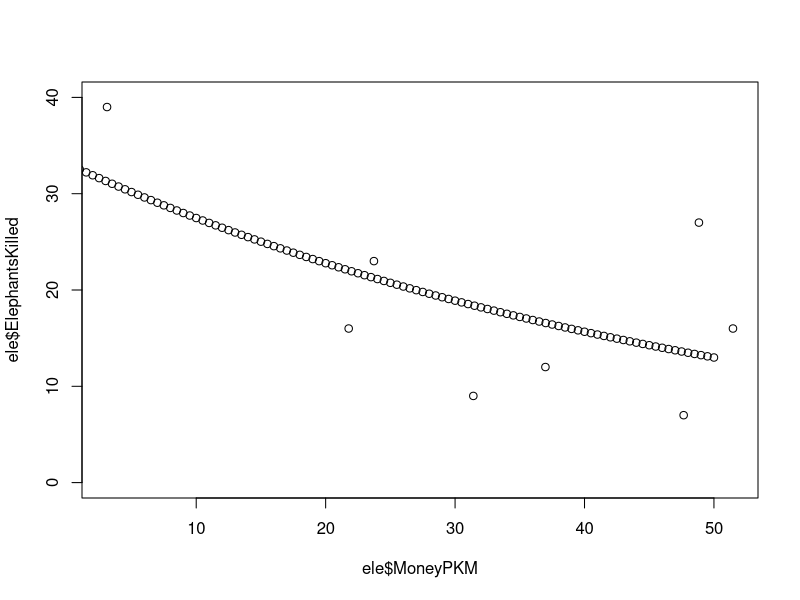
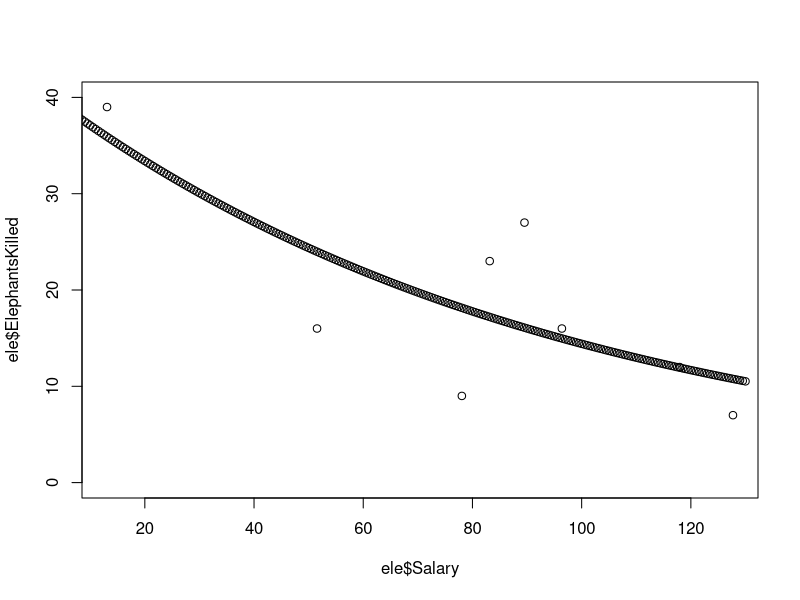
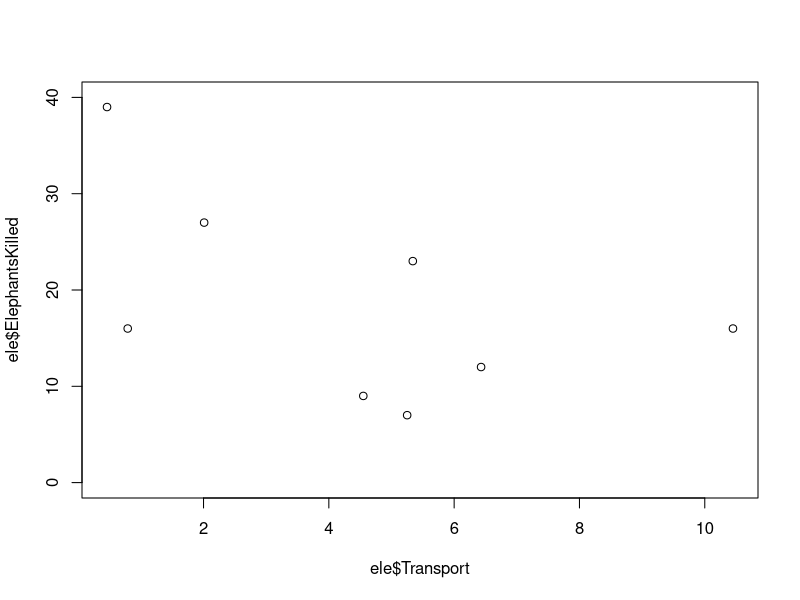
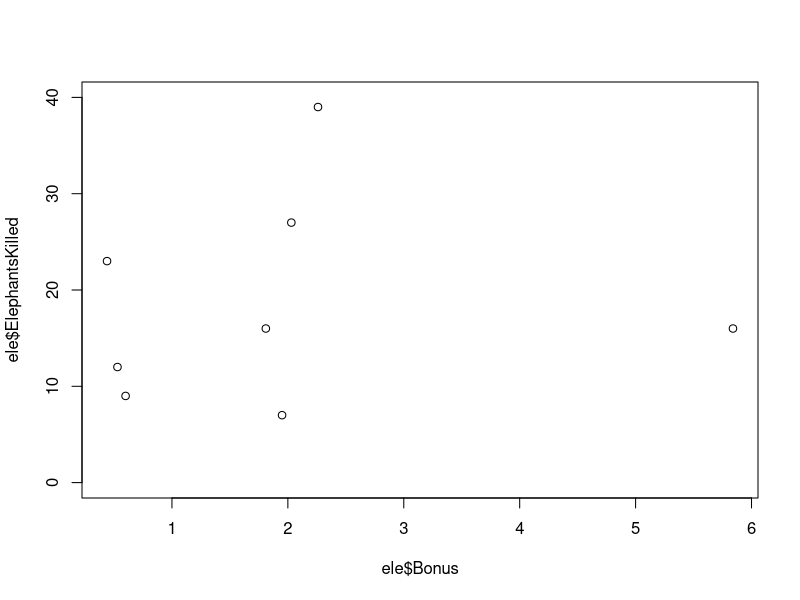
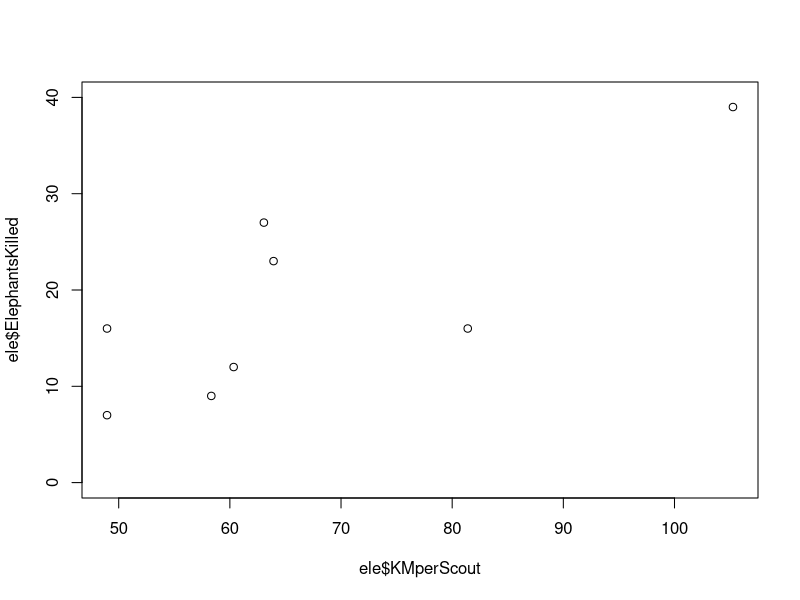
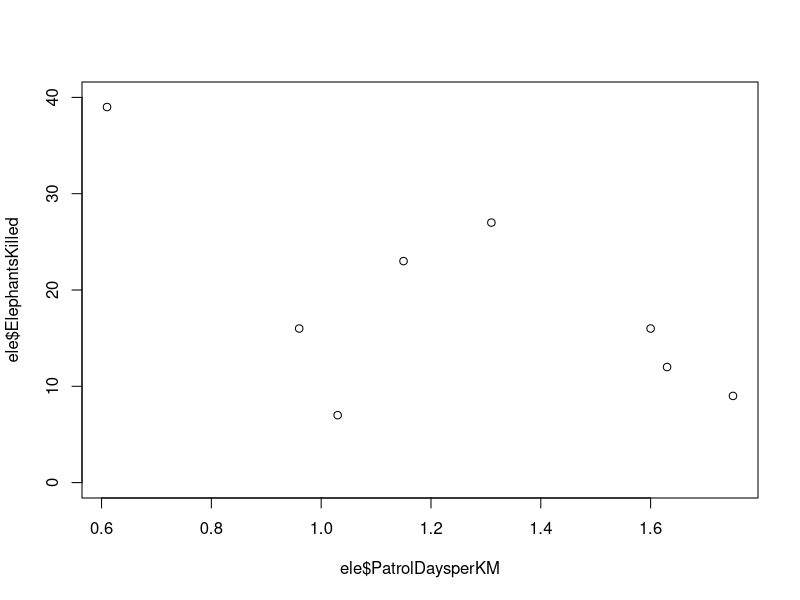
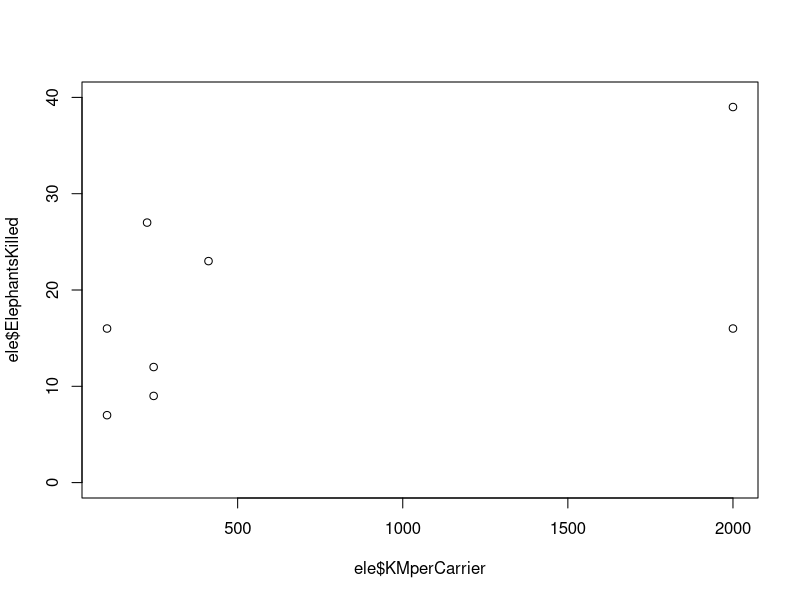

Reproduce these figures in R, in order.
ele <- read.csv("elephPoach.csv")
summary(ele)

plot(ele$MoneyPKM,ele$ElephantsKilled,ylim=c(0,40))

model <- glm(ElephantsKilled~MoneyPKM,data=ele,family=poisson)
summary(model)
model <- glm(ElephantsKilled~MoneyPKM,data=ele,family=quasipoisson)
summary(model)
pv = predict.glm(model,newdata = data.frame(MoneyPKM = seq(0,50,0.5)),type="response")
points(seq(0,50,0.5),pv)



plot(ele$Salary,ele$ElephantsKilled,ylim=c(0,40))

model <- glm(ElephantsKilled~Salary,data=ele,family=poisson)
summary(model)
model <- glm(ElephantsKilled~Salary,data=ele,family=quasipoisson)
summary(model)
pv = predict.glm(model,newdata = data.frame(Salary = seq(0,130,0.5)),type="response")
points(seq(0,130,0.5),pv)

plot(ele$Transport,ele$ElephantsKilled,ylim=c(0,40))
plot(ele$Bonus,ele$ElephantsKilled,ylim=c(0,40))

plot(ele$KMperScout,ele$ElephantsKilled,ylim=c(0,40))
model <- glm(ElephantsKilled~KMperScout,data=ele,family=poisson)
summary(model)
model <- glm(ElephantsKilled~KMperScout,data=ele,family=quasipoisson)
summary(model)

plot(ele$PatrolDaysperKM,ele$ElephantsKilled,ylim=c(0,40))

plot(ele$KMperCarrier,ele$ElephantsKilled,ylim=c(0,40))
